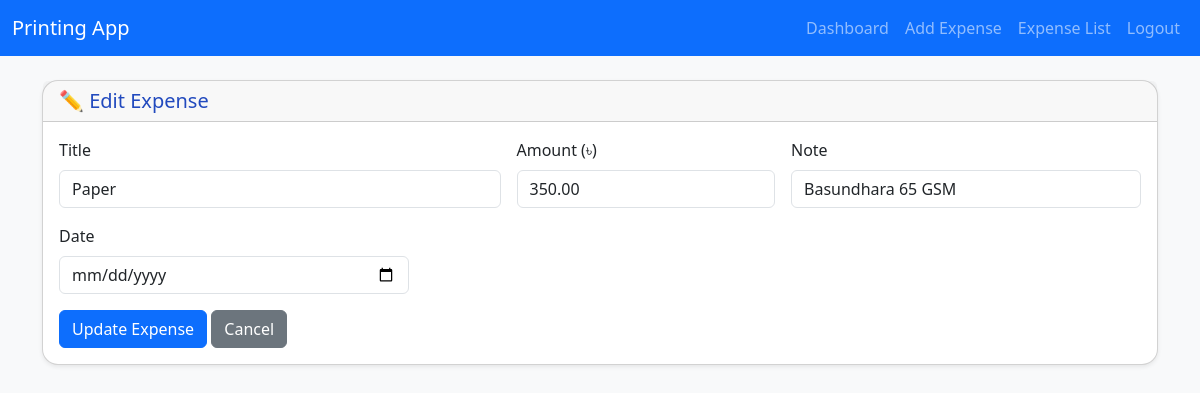
The app's page /edit_expense.php?id=2 with its own data.
### tables this page shows
CREATE TABLE `expenses` (
  `id` int(11) NOT NULL,
  `title` varchar(100) NOT NULL,
  `amount` decimal(10,2) NOT NULL,
  `note` text DEFAULT NULL,
  `expense_date` datetime DEFAULT current_timestamp()
);

### edit_expense.php (the view, shortened to what this page needs)
<?php
include 'db.php';
$expense = null;
$expense_id = isset($_GET['id']) ? intval($_GET['id']) : 0;
if ($expense_id > 0) {
    $stmt = mysqli_prepare($conn, "SELECT * FROM expenses WHERE id = ?");
    mysqli_stmt_bind_param($stmt, "i", $expense_id);
    mysqli_stmt_execute($stmt);
    $result = mysqli_stmt_get_result($stmt);
    $expense = mysqli_fetch_assoc($result);
} else {
    $message = "Invalid expense ID.";
}
?>
<!DOCTYPE html>
<html lang="en">
<head>
  <link href="https://cdn.jsdelivr.net/npm/bootstrap@5.3.0/dist/css/bootstrap.min.css" rel="stylesheet">
</head>
<body class="bg-light">
<nav class="navbar navbar-expand-lg navbar-dark bg-primary">
  <div class="container-fluid">
    <a class="navbar-brand" href="index.php">Printing App</a>
    <div class="collapse navbar-collapse" id="navbarNav">
      <ul class="navbar-nav ms-auto">
        <li class="nav-item"><a class="nav-link" href="index.php">Dashboard</a></li>
        <li class="nav-item"><a class="nav-link" href="index.php#formCard">Add Expense</a></li>
        <li class="nav-item"><a class="nav-link" href="index.php#listCard">Expense List</a></li>
        <li class="nav-item"><a class="nav-link" href="logout.php">Logout</a></li>
      </ul>
    </div>
  </div>
</nav>
<div class="container py-4">
  <div class="card shadow-sm form-card mb-4">
    <div class="card-header">
      <h5 class="mb-0">✏️ Edit Expense</h5>
    </div>
    <div class="card-body">
      <?php if ($expense): ?>
        <form method="POST">
          <div class="row g-3">
            <div class="col-md-5">
              <label class="form-label">Title</label>
              <input type="text" name="title" class="form-control" value="<?= htmlspecialchars($expense['title']) ?>" required>
            </div>
            <div class="col-md-3">
              <label class="form-label">Amount (৳)</label>
              <input type="number" name="amount" step="0.01" class="form-control" value="<?= number_format($expense['amount'], 2) ?>" required>
            </div>
            <div class="col-md-4">
              <label class="form-label">Note</label>
              <input type="text" name="note" class="form-control" value="<?= htmlspecialchars($expense['note']) ?>" placeholder="Optional">
            </div>
            <div class="col-md-4">
              <label class="form-label">Date</label>
              <input type="date" name="expense_date" class="form-control" value="<?= $expense['expense_date'] ?>" required>
            </div>
          </div>
          <div class="mt-3">
            <button type="submit" class="btn btn-primary">Update Expense</button>
            <a href="index.php#listCard" class="btn btn-secondary">Cancel</a>
          </div>
        </form>
      <?php else: ?>
        <p class="text-danger">No expense found to edit.</p>
      <?php endif; ?>
    </div>
  </div>
</div>
</body>
</html>

### edit_expense.php (style rules this page uses)
.form-card { border-radius: 1rem; }
.card-header h5 { color: #224abe; }

### records on screen
expenses: title "Paper", amount "350.00", note "Basundhara 65 GSM"
